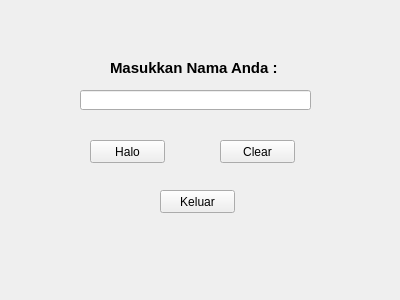
<?xml version="1.0" encoding="UTF-8"?>
<ui version="4.0">
 <class>Form</class>
 <widget class="QWidget" name="Form">
  <property name="geometry">
   <rect>
    <x>0</x>
    <y>0</y>
    <width>400</width>
    <height>300</height>
   </rect>
  </property>
  <property name="windowTitle">
   <string>Form</string>
  </property>
  <widget class="QLabel" name="label">
   <property name="geometry">
    <rect>
     <x>110</x>
     <y>60</y>
     <width>181</width>
     <height>16</height>
    </rect>
   </property>
   <property name="font">
    <font>
     <pointsize>11</pointsize>
     <weight>75</weight>
     <bold>true</bold>
    </font>
   </property>
   <property name="text">
    <string>Masukkan Nama Anda :</string>
   </property>
  </widget>
  <widget class="QLineEdit" name="nameEdit">
   <property name="geometry">
    <rect>
     <x>80</x>
     <y>90</y>
     <width>231</width>
     <height>20</height>
    </rect>
   </property>
  </widget>
  <widget class="QPushButton" name="exit">
   <property name="geometry">
    <rect>
     <x>160</x>
     <y>190</y>
     <width>75</width>
     <height>23</height>
    </rect>
   </property>
   <property name="text">
    <string>Keluar</string>
   </property>
  </widget>
  <widget class="QPushButton" name="hallo">
   <property name="geometry">
    <rect>
     <x>90</x>
     <y>140</y>
     <width>75</width>
     <height>23</height>
    </rect>
   </property>
   <property name="text">
    <string>Halo</string>
   </property>
  </widget>
  <widget class="QPushButton" name="clear">
   <property name="geometry">
    <rect>
     <x>220</x>
     <y>140</y>
     <width>75</width>
     <height>23</height>
    </rect>
   </property>
   <property name="text">
    <string>Clear</string>
   </property>
  </widget>
 </widget>
 <resources/>
 <connections/>
</ui>
